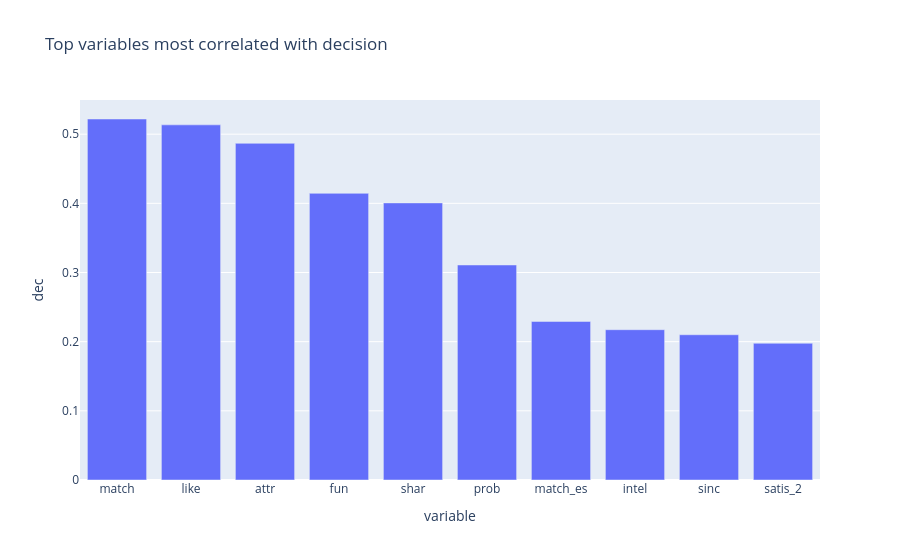

This figure's notebook cell:
### Markdown cell above
The 10 variables most correlated with the decision, without `dec` itself. Same care: `match` is first by construction.

### Code cell
top_corr = corr_with_decision[
    (corr_with_decision["variable"] != "dec")
].head(10)

fig = px.bar(
    top_corr,
    x="variable",
    y="dec",
    title="Top variables most correlated with decision"
)
fig.show()

### Figure 1 — Plotly figure (JSON) as saved in the notebook; plotly's stock layout.template omitted (floating-point values rounded to 4 significant figures)
{"data": [{"hovertemplate": "variable=%{x}<br>dec=%{y}<extra></extra>", "legendgroup": "", "marker": {"color": "#636efa", "pattern": {"shape": ""}}, "name": "", "orientation": "v", "showlegend": false, "textposition": "auto", "type": "bar", "x": ["match", "like", "attr", "fun", "shar", "prob", "match_es", "intel", "sinc", "satis_2"], "xaxis": "x", "y": [0.5219, 0.5135, 0.4868, 0.4145, 0.4006, 0.3109, 0.2292, 0.2173, 0.21, 0.1977], "yaxis": "y"}], "layout": {"barmode": "relative", "legend": {"tracegroupgap": 0}, "title": {"text": "Top variables most correlated with decision"}, "xaxis": {"anchor": "y", "domain": [0.0, 1.0], "title": {"text": "variable"}}, "yaxis": {"anchor": "x", "domain": [0.0, 1.0], "title": {"text": "dec"}}}}
